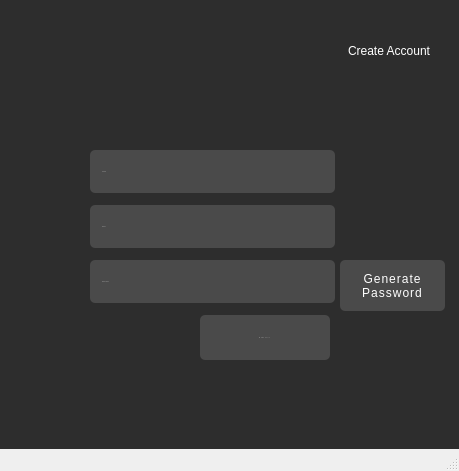
<?xml version="1.0" encoding="UTF-8"?>
<ui version="4.0">
 <class>MainWindow_create</class>
 <widget class="QMainWindow" name="MainWindow_create">
  <property name="geometry">
   <rect>
    <x>0</x>
    <y>0</y>
    <width>459</width>
    <height>471</height>
   </rect>
  </property>
  <property name="minimumSize">
   <size>
    <width>459</width>
    <height>471</height>
   </size>
  </property>
  <property name="maximumSize">
   <size>
    <width>459</width>
    <height>471</height>
   </size>
  </property>
  <property name="windowTitle">
   <string>MainWindow</string>
  </property>
  <widget class="QWidget" name="centralwidget">
   <property name="styleSheet">
    <string notr="true">#centralwidget{
  background: #2d2d2d;
background-repeat: no-repeat;
background-position: center;
background-size: cover;
}</string>
   </property>
   <widget class="QLineEdit" name="password_again">
    <property name="geometry">
     <rect>
      <x>90</x>
      <y>260</y>
      <width>245</width>
      <height>43</height>
     </rect>
    </property>
    <property name="minimumSize">
     <size>
      <width>245</width>
      <height>43</height>
     </size>
    </property>
    <property name="maximumSize">
     <size>
      <width>245</width>
      <height>43</height>
     </size>
    </property>
    <property name="font">
     <font>
      <family>Times New Roman</family>
      <pointsize>-1</pointsize>
      <weight>50</weight>
      <italic>false</italic>
      <bold>false</bold>
     </font>
    </property>
    <property name="styleSheet">
     <string notr="true">#password_again {
  background-color: #4A4A4A;
  color: #fff;
  padding: 5px 10px;
  border: none;
  border-radius: 5px;
  font: 18px &quot;Times New Roman&quot;;
}

#password_again:focus {
border: 2px solid #fff;
  outline: none;
}


</string>
    </property>
    <property name="echoMode">
     <enum>QLineEdit::PasswordEchoOnEdit</enum>
    </property>
    <property name="placeholderText">
     <string>Password Repeat</string>
    </property>
    <property name="clearButtonEnabled">
     <bool>false</bool>
    </property>
   </widget>
   <widget class="QPushButton" name="create_register">
    <property name="geometry">
     <rect>
      <x>200</x>
      <y>315</y>
      <width>130</width>
      <height>45</height>
     </rect>
    </property>
    <property name="minimumSize">
     <size>
      <width>130</width>
      <height>45</height>
     </size>
    </property>
    <property name="maximumSize">
     <size>
      <width>130</width>
      <height>45</height>
     </size>
    </property>
    <property name="font">
     <font>
      <family>Times New Roman</family>
      <pointsize>-1</pointsize>
      <weight>50</weight>
      <italic>false</italic>
      <bold>false</bold>
     </font>
    </property>
    <property name="styleSheet">
     <string notr="true">QPushButton {
  background-color: #4A4A4A;
  color: #fff;
  padding: 10px 20px;
  border: none;
  border-radius: 5px;
   font: 16px &quot;Times New Roman&quot;;

  letter-spacing: 1px;
  transition: background-color 0.2s ease-in-out;
}

QPushButton:hover {
  background-color: #666;
}

QPushButton:pressed {
  background-color: #333;
}
</string>
    </property>
    <property name="text">
     <string>Register</string>
    </property>
    <property name="icon">
     <iconset>
      <normaloff>../Resimler/register_beyaz.png</normaloff>../Resimler/register_beyaz.png</iconset>
    </property>
    <property name="iconSize">
     <size>
      <width>30</width>
      <height>30</height>
     </size>
    </property>
    <property name="flat">
     <bool>false</bool>
    </property>
   </widget>
   <widget class="QLineEdit" name="username">
    <property name="geometry">
     <rect>
      <x>90</x>
      <y>150</y>
      <width>245</width>
      <height>43</height>
     </rect>
    </property>
    <property name="minimumSize">
     <size>
      <width>245</width>
      <height>43</height>
     </size>
    </property>
    <property name="maximumSize">
     <size>
      <width>245</width>
      <height>43</height>
     </size>
    </property>
    <property name="font">
     <font>
      <family>Times New Roman</family>
      <pointsize>-1</pointsize>
      <weight>50</weight>
      <italic>false</italic>
      <bold>false</bold>
     </font>
    </property>
    <property name="styleSheet">
     <string notr="true">#username {
  background-color: #4A4A4A;
  color: #fff;
  padding: 5px 10px;
  border: none;
  border-radius: 5px;
  font: 18px &quot;Times New Roman&quot;;
}

#username:focus {
border: 2px solid #fff;
  outline: none;
}


</string>
    </property>
    <property name="inputMask">
     <string/>
    </property>
    <property name="placeholderText">
     <string>Username</string>
    </property>
    <property name="clearButtonEnabled">
     <bool>false</bool>
    </property>
   </widget>
   <widget class="QPushButton" name="generate_password_create">
    <property name="geometry">
     <rect>
      <x>340</x>
      <y>260</y>
      <width>105</width>
      <height>51</height>
     </rect>
    </property>
    <property name="minimumSize">
     <size>
      <width>105</width>
      <height>51</height>
     </size>
    </property>
    <property name="maximumSize">
     <size>
      <width>105</width>
      <height>51</height>
     </size>
    </property>
    <property name="styleSheet">
     <string notr="true">QPushButton {
  background-color: #4A4A4A;
  color: #fff;
  padding: 10px 20px;
  border: none;
  border-radius: 5px;
   font: 16px &quot;Times New Roman&quot;;

  letter-spacing: 1px;
  transition: background-color 0.2s ease-in-out;
}

QPushButton:hover {
  background-color: #666;
}

QPushButton:pressed {
  background-color: #333;
}
</string>
    </property>
    <property name="text">
     <string>Generate
Password</string>
    </property>
   </widget>
   <widget class="QLineEdit" name="password">
    <property name="geometry">
     <rect>
      <x>90</x>
      <y>205</y>
      <width>245</width>
      <height>43</height>
     </rect>
    </property>
    <property name="minimumSize">
     <size>
      <width>245</width>
      <height>43</height>
     </size>
    </property>
    <property name="maximumSize">
     <size>
      <width>245</width>
      <height>43</height>
     </size>
    </property>
    <property name="font">
     <font>
      <family>Times New Roman</family>
      <pointsize>-1</pointsize>
      <weight>50</weight>
      <italic>false</italic>
      <bold>false</bold>
     </font>
    </property>
    <property name="styleSheet">
     <string notr="true">#password {
  background-color: #4A4A4A;
  color: #fff;
  padding: 5px 10px;
  border: none;
  border-radius: 5px;
  font: 18px &quot;Times New Roman&quot;;
}

#password:focus {
border: 2px solid #fff;
  outline: none;
}


</string>
    </property>
    <property name="echoMode">
     <enum>QLineEdit::PasswordEchoOnEdit</enum>
    </property>
    <property name="placeholderText">
     <string>Password</string>
    </property>
    <property name="clearButtonEnabled">
     <bool>false</bool>
    </property>
   </widget>
   <widget class="QPushButton" name="eye_password_account">
    <property name="geometry">
     <rect>
      <x>290</x>
      <y>210</y>
      <width>30</width>
      <height>30</height>
     </rect>
    </property>
    <property name="minimumSize">
     <size>
      <width>30</width>
      <height>30</height>
     </size>
    </property>
    <property name="maximumSize">
     <size>
      <width>30</width>
      <height>30</height>
     </size>
    </property>
    <property name="mouseTracking">
     <bool>true</bool>
    </property>
    <property name="styleSheet">
     <string notr="true">QPushButton:pressed { background-color: transparent; }
</string>
    </property>
    <property name="text">
     <string/>
    </property>
    <property name="icon">
     <iconset>
      <normaloff>../Resimler/view.png</normaloff>../Resimler/view.png</iconset>
    </property>
    <property name="iconSize">
     <size>
      <width>30</width>
      <height>30</height>
     </size>
    </property>
    <property name="shortcut">
     <string notr="true"/>
    </property>
    <property name="flat">
     <bool>true</bool>
    </property>
   </widget>
   <widget class="QLabel" name="label_2">
    <property name="geometry">
     <rect>
      <x>60</x>
      <y>50</y>
      <width>561</width>
      <height>621</height>
     </rect>
    </property>
    <property name="text">
     <string/>
    </property>
    <property name="pixmap">
     <pixmap>../Resimler/user_beyaz.png</pixmap>
    </property>
   </widget>
   <widget class="QLabel" name="label_3">
    <property name="geometry">
     <rect>
      <x>-430</x>
      <y>30</y>
      <width>721</width>
      <height>631</height>
     </rect>
    </property>
    <property name="text">
     <string/>
    </property>
    <property name="pixmap">
     <pixmap>../Resimler/smoke_beyaz.png</pixmap>
    </property>
   </widget>
   <widget class="QPushButton" name="back_frost_create">
    <property name="geometry">
     <rect>
      <x>10</x>
      <y>20</y>
      <width>62</width>
      <height>58</height>
     </rect>
    </property>
    <property name="text">
     <string/>
    </property>
    <property name="icon">
     <iconset>
      <normaloff>../Resimler/points_beyaz.png</normaloff>../Resimler/points_beyaz.png</iconset>
    </property>
    <property name="iconSize">
     <size>
      <width>50</width>
      <height>50</height>
     </size>
    </property>
    <property name="flat">
     <bool>true</bool>
    </property>
   </widget>
   <widget class="QWidget" name="layoutWidget">
    <property name="geometry">
     <rect>
      <x>10</x>
      <y>10</y>
      <width>421</width>
      <height>81</height>
     </rect>
    </property>
    <layout class="QHBoxLayout" name="horizontalLayout">
     <item>
      <spacer name="horizontalSpacer">
       <property name="orientation">
        <enum>Qt::Horizontal</enum>
       </property>
       <property name="sizeHint" stdset="0">
        <size>
         <width>40</width>
         <height>20</height>
        </size>
       </property>
      </spacer>
     </item>
     <item>
      <spacer name="horizontalSpacer_2">
       <property name="orientation">
        <enum>Qt::Horizontal</enum>
       </property>
       <property name="sizeHint" stdset="0">
        <size>
         <width>40</width>
         <height>20</height>
        </size>
       </property>
      </spacer>
     </item>
     <item>
      <widget class="QLabel" name="label">
       <property name="styleSheet">
        <string notr="true">font: 75 36pt &quot;Times New Roman&quot;;
color: rgb(255, 255, 255);</string>
       </property>
       <property name="text">
        <string>Create Account</string>
       </property>
      </widget>
     </item>
    </layout>
   </widget>
   <zorder>layoutWidget</zorder>
   <zorder>label_3</zorder>
   <zorder>label_2</zorder>
   <zorder>password_again</zorder>
   <zorder>create_register</zorder>
   <zorder>username</zorder>
   <zorder>generate_password_create</zorder>
   <zorder>password</zorder>
   <zorder>eye_password_account</zorder>
   <zorder>back_frost_create</zorder>
  </widget>
  <widget class="QMenuBar" name="menubar">
   <property name="geometry">
    <rect>
     <x>0</x>
     <y>0</y>
     <width>459</width>
     <height>21</height>
    </rect>
   </property>
  </widget>
  <widget class="QStatusBar" name="statusbar"/>
 </widget>
 <tabstops>
  <tabstop>username</tabstop>
  <tabstop>password</tabstop>
  <tabstop>password_again</tabstop>
  <tabstop>generate_password_create</tabstop>
  <tabstop>create_register</tabstop>
  <tabstop>eye_password_account</tabstop>
  <tabstop>back_frost_create</tabstop>
 </tabstops>
 <resources/>
 <connections/>
</ui>
